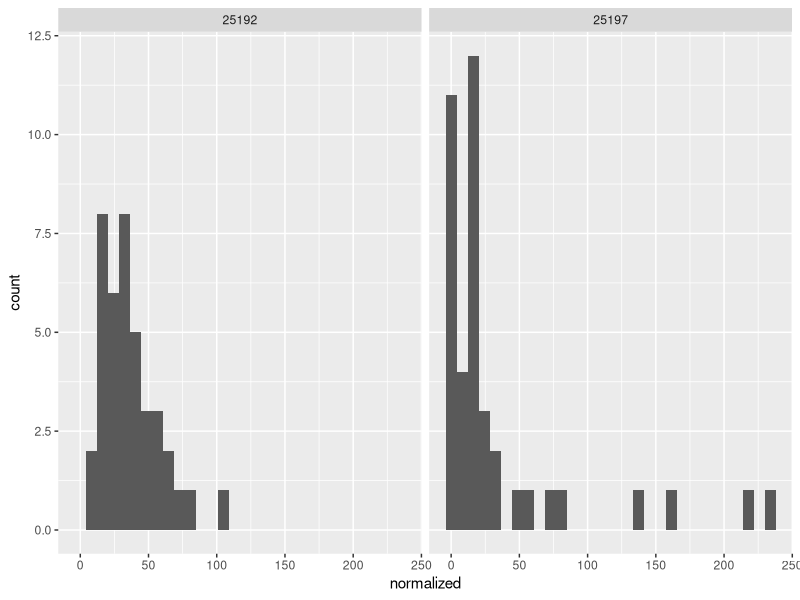
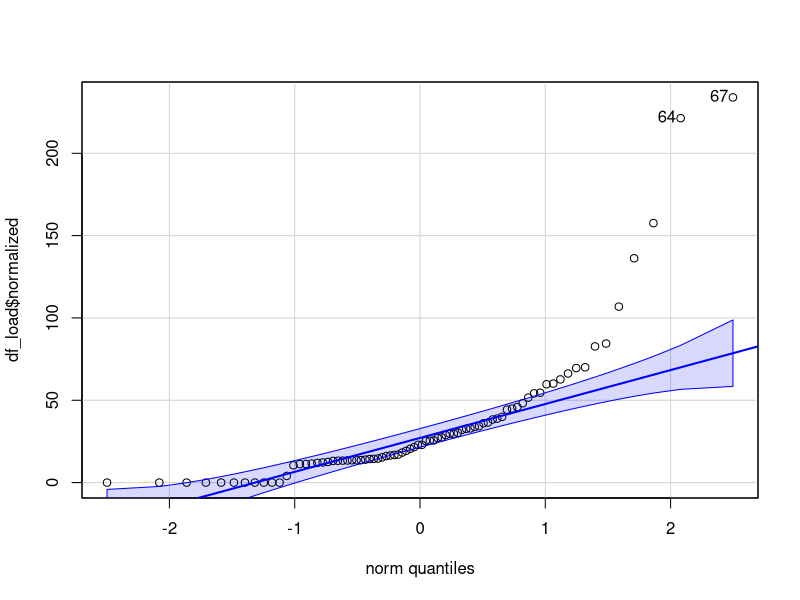
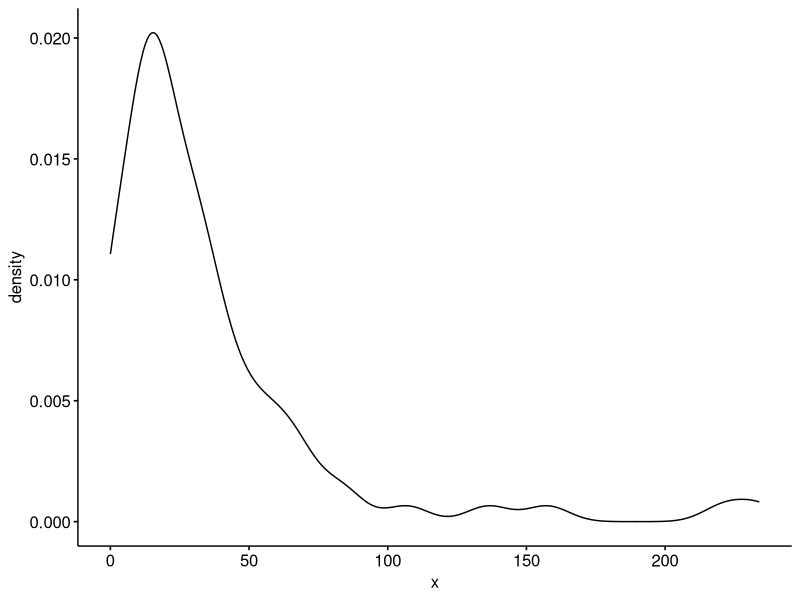
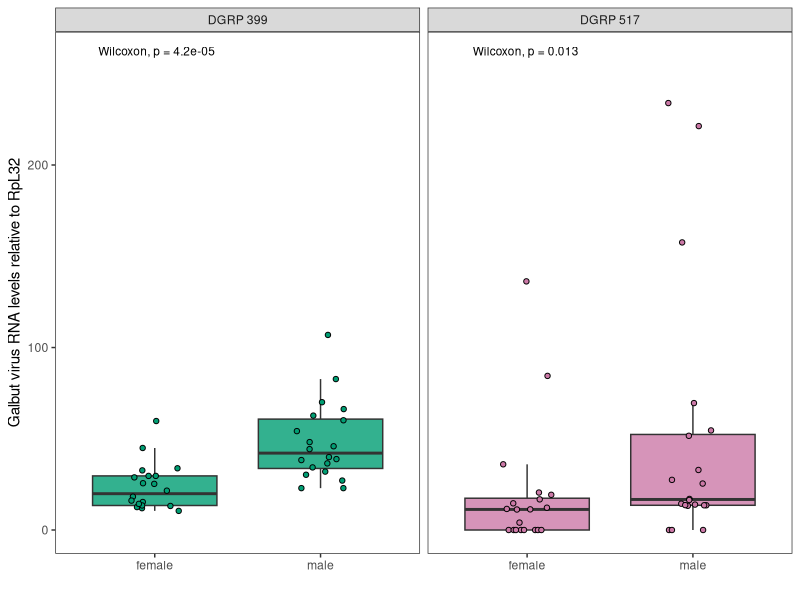
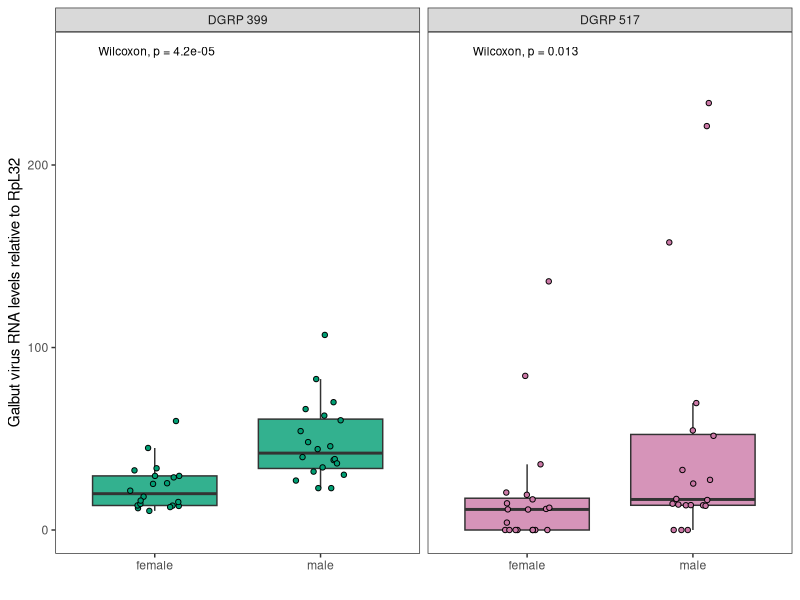
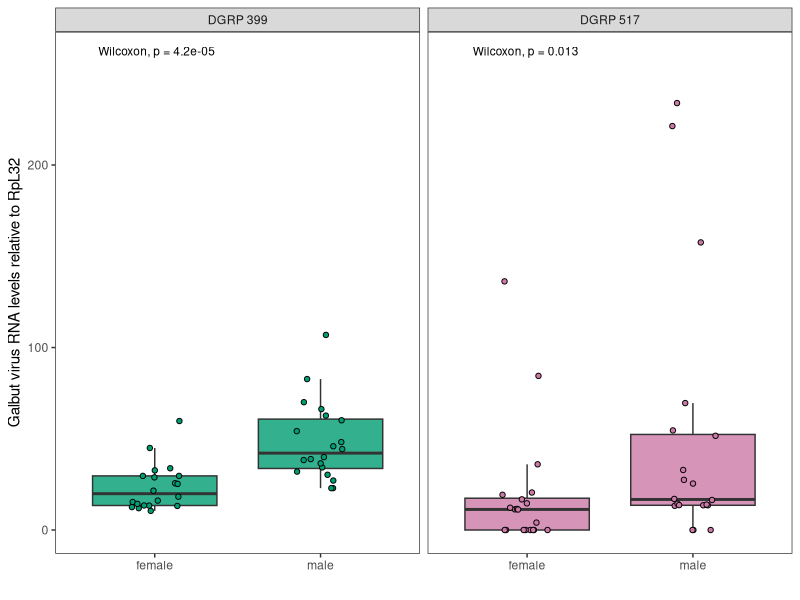

Here is the R script that generated these plots, in order:
#Script for analysis for Figure 5C
# Virus load analysis of testes and ovaries compared to bodies

#Aims of this script:

# 1) Plot the virus loads (as determined by virus RNA relative to RpL-32)
# 2) perform a statistical analysis to see if certain sexes have higher virus load

#Date: 2023-1-19
#Added geom_point over barplot for reviewers

library(tidyverse)
library(readxl)
library(ggpubr)

#set wd to where the file is saved
setwd(dirname(rstudioapi::getActiveDocumentContext()$path))

#import the data
df_load <- read_excel("galbut_virus_load_by_sex_strain.xlsx")

#statistical analysis

#does the data follow normality assumptions
#do testing to know wilcoxon vs t test

#doesn't appear to be normalized, do wilcoxon
ggplot(df_load, aes(x = normalized)) + 
  geom_histogram() +
  facet_wrap(~strain)
library(car)
qqp(df_load$normalized)
ggdensity(df_load$normalized)

# rename 25192 -> DGRP-399 
#        25197 -> DGRP-517 
df_load$strain <- as.character(df_load$strain)
df_load <- df_load %>% mutate(strain, strain = if_else(strain == "25192", "DGRP 399", "DGRP 517"))

#Plot each type by the respective sex
#do wilcoxon test
#showing it on a plot to be able to use tidyverse (ggplot2 with ggpubr)

?geom_boxplot

ggplot(df_load, aes(sex, normalized)) +
  geom_boxplot(aes(fill = factor(strain)), alpha = 0.8, outlier.shape = NA) +
  geom_point(position = position_jitter(width = 0.15), aes(fill = strain),
             pch=21) +
  labs(y = "Galbut virus RNA levels relative to RpL32",
       x = "") +
  scale_fill_manual(values=c("#009E73", "#CC79A7")) +
  theme_bw() + 
  theme(legend.position = "none",
        plot.title = element_text(hjust = 0.5),
        panel.grid = element_blank() ) +
  scale_y_continuous(limits=c(0,260)) +
  facet_wrap(~factor(strain)) +
  stat_compare_means(label.x = 0.8, size=3) #this naturally chose to do Wilcoxon

ggsave("fig1_strain_virus_load_v4.pdf", width = 7.5, height = 4, units = "in")
ggsave("fig1_strain_virus_load_v4.tiff", width = 7.5, height = 4, units = "in", dpi=300)
